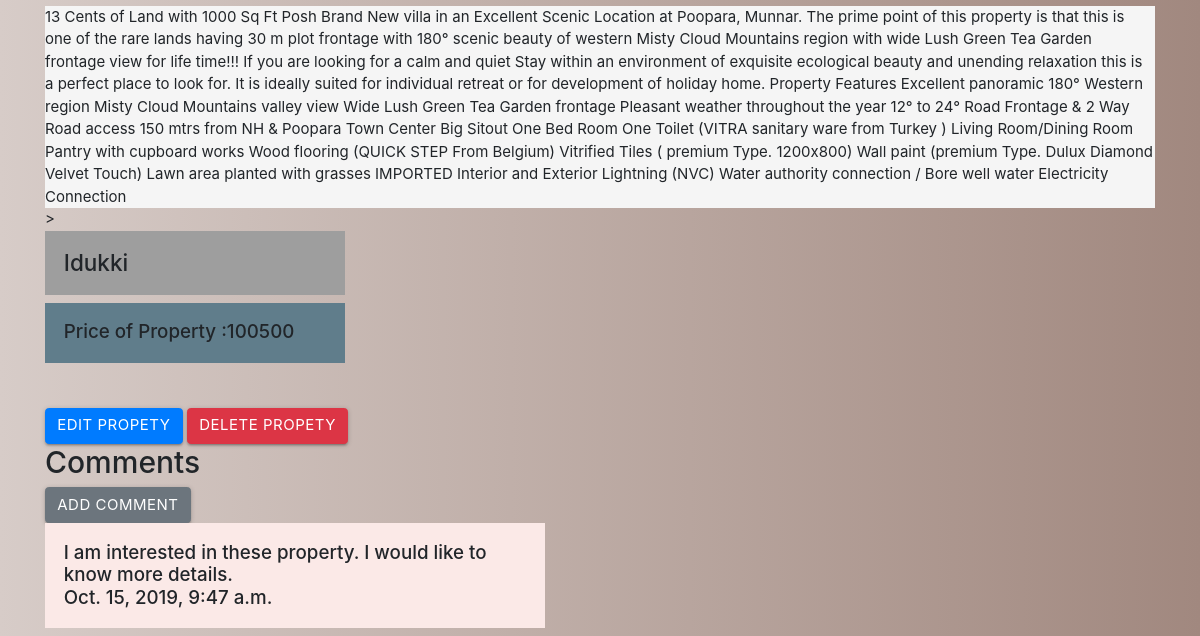
Page /detail/1/ (signed in, lower part) on the earlier database version.
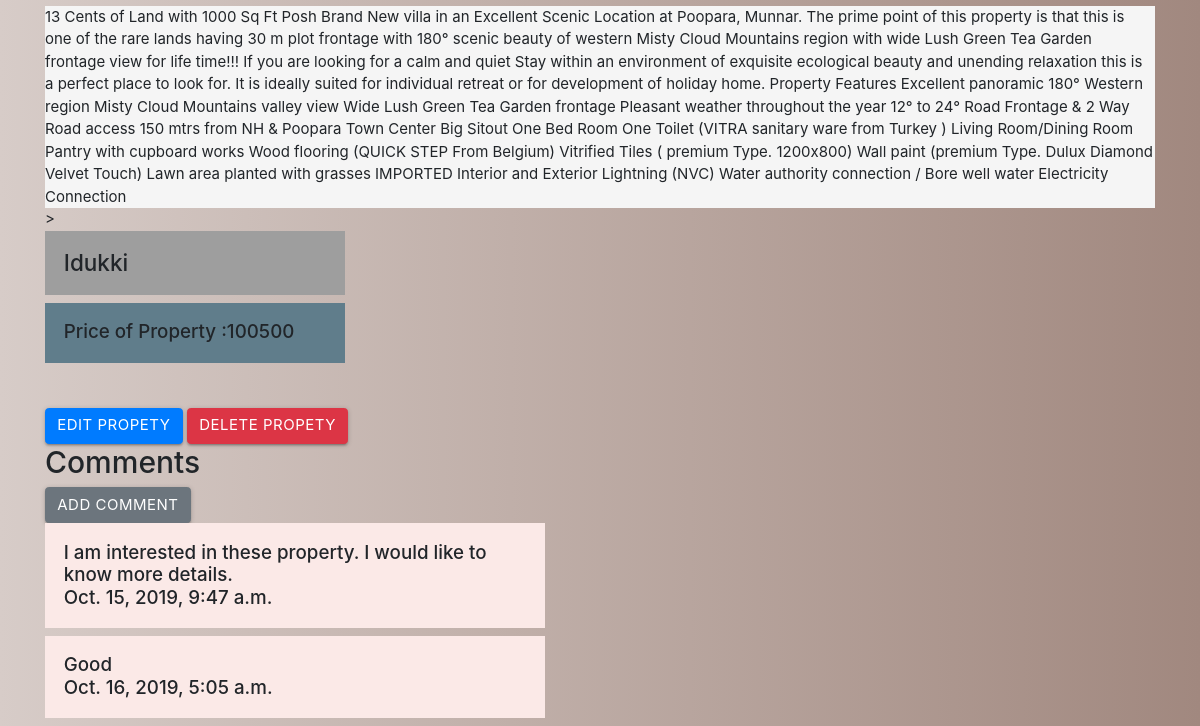
Same page on the later database version.
### realtors/models.py (models this page shows, shortened)
class Comment(models.Model):
  post = models.ForeignKey('realtors.Realtor', on_delete=models.CASCADE, related_name='comments')
  comment = models.TextField()
  created_date = models.DateTimeField(auto_now_add=True,editable=False,blank=False,null=False)
  approved_comment = models.BooleanField(default=False)

### realtors/views.py (the view)
# urls.py: path('detail/<int:pk>/',PropertyDetailView.as_view(),name = 'detail'),
class PropertyDetailView( DetailView):
	model = Realtor
	template_name ='detail.html'

### templates/detail.html (shortened to what this page needs)
{% extends 'base.html' %}
{% load static %}
	{% block body %}
			<div class="text-#f5f5f5 grey lighten-4" > {{ realtor.description }}</div>>
<h4 class= " card-body bg-#fafafa grey lighten-5mt-4" style="width: 20rem;"> {{ realtor.details }}</h4>
<h5 class=" card-body bg-#eceff1 blue-grey lighten-5mt-4" style="width: 20rem;">
	 Price of Property :{{ realtor.price }}</h5>
{% if request.user.is_authenticated %}
<div class="mt-5">
	<a class="btn btn-primary" href = "{% url 'edit' realtor.id %}"role="button">Edit Propety  </a>
	<a class="btn btn-danger" href ="{% url 'delete' realtor.id %}"role="button">Delete Propety   </a>
</div>
<h2>
	Comments </h2>
	<a class="btn btn-secondary" href ="{% url 'comment' realtor.id %}"role="button">Add Comment </a>
{% for comment in realtor.comments.all %}
    <div class="d-flex flex-column">
       <div><h5 class="card-body bg-#fbe9e7 deep-orange lighten-5" style ="width:500px;">
          <div class="comment">{{ comment.comment }}</div>
        <div class="date">{{ comment.created_date }}</div>
    </div>
</div>
{% endfor %}
{% endif %}
{% endblock body %}

Differences in the rows shown:
added Comment: comment "Good", created_date "Oct. 16, 2019, 5:05 a.m."
